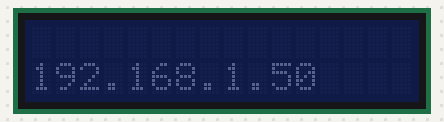
Bench run of a sketch on a simulated ESP8266 (NodeMCU). Shown: 16×2 character LCD. WiFi joins after 1.5 s; servers stay silent unless stated; what the sketch prints to the serial monitor is not drawn.

Above: at 1.6 s.
At 20.0 s:
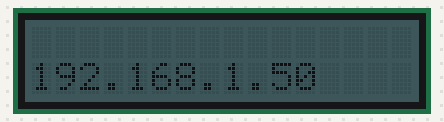
At 30.4 s:
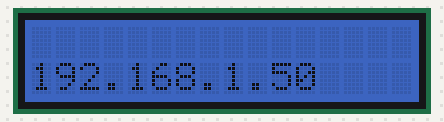
At 38.8 s:
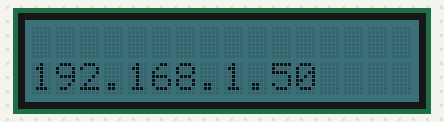

The sketch:

such-ticker.ino
```cpp
// such-ticker: This sketch retrieves the dogecoin price via an HTTP client and writes it to an LCD.

#include <ArduinoJson.h>
#include <rgb_lcd.h>
#include <ESP8266WiFi.h>
#include <ESP8266HTTPClient.h>
#include <WiFiClientSecure.h>

const char *ssid = "<your-ssid-here>";
const char *password = "<your-password-here>";

rgb_lcd lcd;
WiFiClientSecure wifiClient;
HTTPClient http;
unsigned long startMillis;
unsigned long currentMillis;
const unsigned long updatePeriod = 10000;
int color = 0;

void setup() {
  startMillis = millis();
  lcd.begin(16, 2);
  lcd.setRGB(0, 0, 255);
  Serial.begin(115200);
  Serial.setDebugOutput(true);
  delay(10);
  wifiClient.setInsecure();
  http.useHTTP10(true);
  WiFi.begin(ssid, password);
  while (WiFi.status() != WL_CONNECTED) {
    delay(500);
  }
  String ipAddress = WiFi.localIP().toString();
  Serial.println("");
  Serial.println("WiFi connected");
  Serial.println("IP address: " + ipAddress);
  lcdPrint(ipAddress);
}

void loop() {
  currentMillis = millis();
  if (currentMillis - startMillis >= updatePeriod) {
    getData();
    startMillis = currentMillis;
  }
  bumpColor();
  delay(1000);
}

void getData() {
  String server = "https://sochain.com";
  wifiClient.connect(server, 443);
  http.begin(wifiClient, server + "/api/v2/get_price/DOGE/USD");
  int httpResponseCode = http.GET();
  if (httpResponseCode > 0) {
    Serial.print("HTTP Response code: ");
    Serial.println(httpResponseCode);
    Stream &response = http.getStream();
    DynamicJsonDocument doc(2048);
    deserializeJson(doc, response);
    JsonArray prices = doc["data"]["prices"];
    String price = "DOGE: " + prices[1]["price"].as<String>();
    Serial.println(price);
    lcdPrint(price);
  } else {
    Serial.print("Error code: ");
    Serial.println(httpResponseCode);
  }
  http.end();
  wifiClient.stop();
}

void lcdPrint(const String& text) {
  lcd.setCursor(0, 1);
  lcd.print(text);
}

void bumpColor() {
  if (color > 16777216) {
    color = 0;
  }
  int red   = (color >> 16) & 0xFF;
  int green = (color >> 8) & 0xFF;
  int blue  = (color) & 0xFF;
  lcd.setRGB(red, green, blue);
  color = color + 500;
}
```

Measured:
- what the display in image 0 shows lasts 1.0 s, from 1.6 s to 2.6 s
